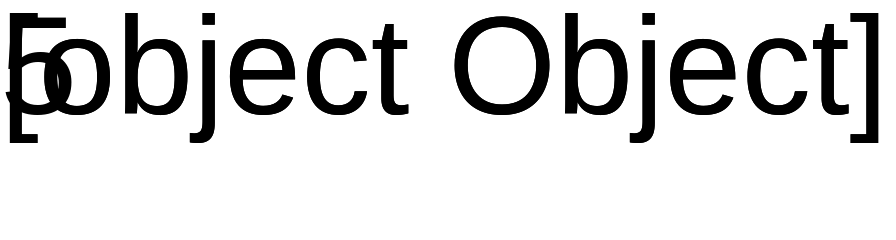

Vega-Lite specification stored for this chart:
### Vega specification from a JSON file in a GitHub repository (floating-point values rounded to 4 significant figures)
{"width": 10, "height": 10, "data": [{"name": "other", "values": [{"k": 1, "v": "one"}]}, {"name": "sequence", "values": [{"a": 0, "b": 10, "g": "y", "t": 0, "arr": [0, 1], "txt": "w0 v", "x": 0, "y": 0}, {"a": 1, "b": 9, "g": "x", "t": 86400000, "arr": [1, 2], "txt": "w1 v", "x": 3, "y": 5}, {"a": 2, "b": 8, "g": "y", "t": 172800000, "arr": [2, 3], "txt": "w2 v", "x": 6, "y": 10}, {"a": 3, "b": 7, "g": "x", "t": 259200000, "arr": [3, 4], "txt": "w3 v", "x": 9, "y": 15}, {"a": 4, "b": 6, "g": "y", "t": 345600000, "arr": [4, 5], "txt": "w4 v", "x": 12, "y": 20}, {"a": 5, "b": 5, "g": "x", "t": 432000000, "arr": [5, 6], "txt": "w5 v", "x": 15, "y": 25}], "transform": [{"type": "crossfilter", "fields": ["a", "b"], "query": [[1, 4], [0, 10]], "signal": "S"}, {"type": "sequence", "start": 0, "stop": 2}]}], "projections": [{"name": "p", "type": "identity"}], "marks": [{"type": "text", "from": {"data": "sequence"}, "encode": {"enter": {"text": {"signal": "'' + datum"}}}}]}
